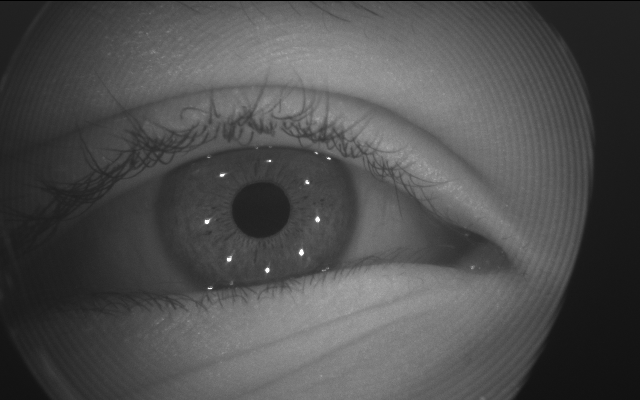
#> input picture autoROI_imgs/cropped/S_71/0.png, 640 x 400 px, found by its file name
$ jupyter execute initial_analysis.ipynb
#> lines starting #> are read from the running program, lines starting #| are printed output that depends on the picture
[cell 1]
import numpy as np
import matplotlib.pyplot as plt
from PIL import Image
from scipy import *
import skimage
import os

# Define image and label path
image_path_S0_0 = 'C:/Users/brian/Documents/SPRING 2025/BMED 6780/Project/archive/openEDS/openEDS/S_0/0.png'
label_path_S0 = 'C:/Users/brian/Documents/SPRING 2025/BMED 6780/Project/archive/bbox/bbox/S_0.txt'
event_path_1 = 'archive/openeds-dataset/openEDS_events/openEDS_events/S_0/event_frames/1.npy'

# --- Image Loading ---
try:
    image = Image.open(image_path_S0_0)
#> image is the input picture: PIL image 640x400 L; min 0, max 255, mean 79.2
    image_np = np.array(image)
    height, width = image_np.shape
#> height = 400; width = 640
    print(f"Image loaded: {image_path_S0_0}, Shape: {image_np.shape}")
#| Image loaded: C:/Users/brian/Documents/SPRING 2025/BMED 6780/Project/archive/openEDS/openEDS/S_0/0.png, Shape: (400, 640)
except Exception as e:
    print(f"Error loading image: {e}")

# --- Label Loading ---
lines = [] # Initialize empty list
try:
    # Use the correct variable name defined earlier
    with open(label_path_S0, 'r') as f:
        lines = f.readlines()
    print(f"Label file loaded: {label_path_S0}, Number of lines: {len(lines)}")
except Exception as e:
    print(f"Error loading label file: {e}")

[cell 2]
# --- Combined Plot: Image with ROI and Histograms ---
fig, axs = plt.subplots(2, 2, figsize=(12, 10))

# Plot the image with the ROI
axs[0, 0].imshow(image_np, cmap='gray')
axs[0, 0].set_title(f"Image {os.path.basename(image_path_S0_0)} with First BBox")
axs[0, 0].axis('off')

if lines:
    first_line = lines[0]
    try:
        parts = first_line.strip().split()
        if len(parts) == 4:
            x_min, x_max, y_min, y_max = map(float, parts)
            w = x_max - x_min
            h = y_max - y_min
            w = min(width - x_min, w)
            h = min(height - y_min, h)

            # Draw the bounding box
            rect = plt.Rectangle((x_min, y_min), w, h, edgecolor='red', facecolor='none', linewidth=2)
            axs[0, 0].add_patch(rect)
        else:
            print("Warning: First line in label file does not have enough data.")
    except (ValueError, IndexError) as e:
        print(f"Warning: Could not parse bounding box from first line. Error: {e}")
else:
    print("Warning: Label file is empty or could not be read. No bounding box drawn.")

# Plot the histogram of the entire image and ROI region for comparison
axs[0, 1].hist(image_np.ravel(), bins=256, range=(0, 255), color='blue', alpha=0.5, label='Entire Image')
if lines:
    try:
        first_line = lines[0]
        parts = first_line.strip().split()
        if len(parts) == 4:
            x_min, x_max, y_min, y_max = map(float, parts)
            w = x_max - x_min
            h = y_max - y_min
            w = min(width - x_min, w)
            h = min(height - y_min, h)
            roi = image_np[int(y_min):int(y_min+h), int(x_min):int(x_min+w)]

            axs[0, 1].hist(roi.ravel(), bins=256, range=(0, 255), color='green', alpha=0.5, label='ROI Region')

            # Perform histogram equalization on the ROI
            roi_flat = roi.ravel()
            hist, bins = np.histogram(roi_flat, bins=256, range=(0, 255))
            cdf = hist.cumsum()
            cdf_normalized = cdf * 255 / cdf[-1]
            roi_equalized = np.interp(roi_flat, bins[:-1], cdf_normalized).reshape(roi.shape)

            # Plot the histogram of the equalized ROI
            axs[0, 1].hist(roi_equalized.ravel(), bins=256, range=(0, 255), color='red', alpha=0.5, label='Equalized ROI')

            # Add a subplot to display the histogram-equalized ROI
            axs[1, 0].imshow(roi_equalized, cmap='gray')
            axs[1, 0].set_title("Histogram Equalized ROI")
            axs[1, 0].axis('off')
        else:
            print("Cannot plot ROI histogram: insufficient data in the first line of the label file.")
    except Exception as e:
        print(f"Error plotting ROI histogram: {e}")
else:
    print("Cannot plot ROI histogram: label file is empty or not loaded.")


    # Perform histogram equalization on the entire image
image_flat = image_np.ravel()
hist, bins = np.histogram(image_flat, bins=256, range=(0, 255))
#> hist = 256 values, max 4150 at index 33, min 0 at index 1, mean 1000; bins = 257 values from 0 to 255
cdf = hist.cumsum()
#> cdf = 256 values from 640 to 256000
cdf_normalized = cdf * 255 / cdf[-1]
#> cdf_normalized = 256 values from 0.637 to 255
image_equalized = np.interp(image_flat, bins[:-1], cdf_normalized).reshape(image_np.shape)
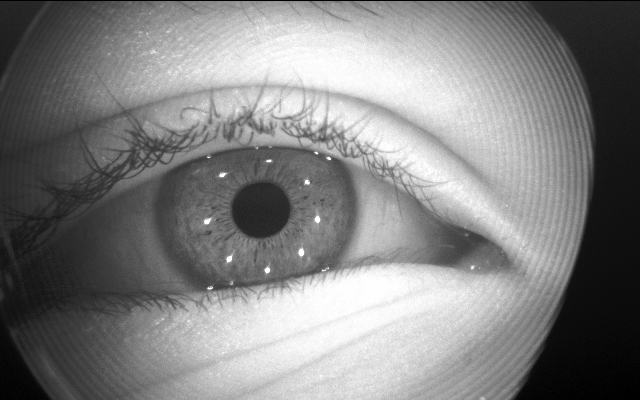
#> image_equalized: shape (400, 640) float64; min 0.637, max 255, mean 129.1

# Add a subplot to display the histogram-equalized original image
axs[1, 1].imshow(image_equalized, cmap='gray')
axs[1, 1].set_title("Histogram Equalized Original Image")
axs[1, 1].axis('off')

axs[0, 1].set_title("Histogram Comparison: Entire Image vs ROI vs Equalized ROI")
axs[0, 1].set_xlabel("Pixel Intensity")
axs[0, 1].set_ylabel("Frequency")
axs[0, 1].legend()

plt.tight_layout()
plt.show()
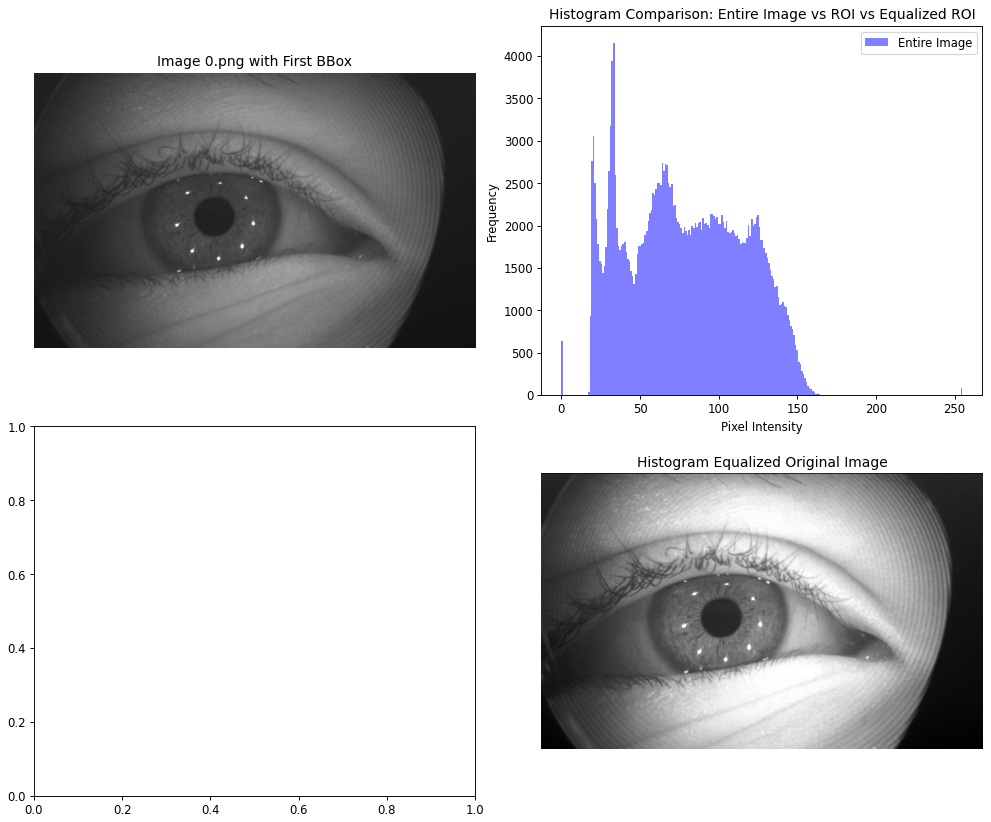
#> figure drawn by matplotlib, 3 panels; panel 2: tallest bar 4150 high, from x = 32.87 to 33.87

[cell 3]
import numpy as np
import matplotlib.pyplot as plt

# Suppose 'image_np' is your original 2D image array

# 1) Compute 2D Fourier Transform and shift zero-frequency to the center
k_space = np.fft.fftshift(np.fft.fft2(image_np))

# 2) Create a mask to remove frequencies in an elliptical band
rows, cols = image_np.shape
#> rows = 400; cols = 640
crow, ccol = rows // 2, cols // 2  # center of the frequency domain
#> crow = 200; ccol = 320


# Define the semi-axes for the inner ellipse and the thickness
a_in = 95*0.9  # inner semi-major and semi-minor axes
b_in = 75*0.9
thickness = 320  # thickness of the elliptical band

# Calculate the outer semi-axes based on the thickness
a_out, b_out = a_in + thickness, b_in + thickness

# Define the rotation angle in radians
theta = np.radians(-15)  # Rotate by 30 degrees

# Build a 2D grid for the mask
y, x = np.ogrid[:rows, :cols]
#> y = 400 values from 0 to 399
x_rot = (x - ccol) * np.cos(theta) + (y - crow) * np.sin(theta)
y_rot = -(x - ccol) * np.sin(theta) + (y - crow) * np.cos(theta)

ellipse_inner = (x_rot / a_in) ** 2 + (y_rot / b_in) ** 2
ellipse_outer = (x_rot / a_out) ** 2 + (y_rot / b_out) ** 2

# Initialize a mask of all ones
mask = np.ones_like(image_np, dtype=np.float32)

# Set the mask to zero in the elliptical band region
mask[(ellipse_inner >= 1) & (ellipse_outer <= 1)] = 0

# Add a vertical line to the mask, offset upwards by 50
vertical_line_x = ccol  # x-coordinate of the vertical line
#> vertical_line_x = 320
mask[:crow - 80, vertical_line_x - 1:vertical_line_x + 1] = 0

# Add another vertical line mirrored across the x-axis
mask[crow + 80:, vertical_line_x - 1:vertical_line_x + 1] = 0

# Add a rotated rectangle to the mask
rect_center_x, rect_center_y = 420, 110  # Center of the rectangle
rect_width, rect_height = 200, 5  # Width and height of the rectangle
rect_angle = np.radians(-42)  # Rotation angle in radians

# Create a grid for the rotated rectangle
x_rot_rect = (x - rect_center_x) * np.cos(rect_angle) + (y - rect_center_y) * np.sin(rect_angle)
y_rot_rect = -(x - rect_center_x) * np.sin(rect_angle) + (y - rect_center_y) * np.cos(rect_angle)

# Define the rectangle boundaries
rect_mask = (np.abs(x_rot_rect) <= rect_width / 2) & (np.abs(y_rot_rect) <= rect_height / 2)

# Apply the rectangle mask
mask[rect_mask] = 0

# Add a rotated rectangle to the mask
rect_center_x, rect_center_y = 170, 325  # Center of the rectangle
rect_width, rect_height = 350, 5  # Width and height of the rectangle
rect_angle = np.radians(-40)  # Rotation angle in radians

# Create a grid for the rotated rectangle
x_rot_rect = (x - rect_center_x) * np.cos(rect_angle) + (y - rect_center_y) * np.sin(rect_angle)
y_rot_rect = -(x - rect_center_x) * np.sin(rect_angle) + (y - rect_center_y) * np.cos(rect_angle)

# Define the rectangle boundaries
rect_mask = (np.abs(x_rot_rect) <= rect_width / 2) & (np.abs(y_rot_rect) <= rect_height / 2)

# Apply the rectangle mask
mask[rect_mask] = 0


# Add a rotated rectangle to the mask
rect_center_x, rect_center_y = 275, 65  # Center of the rectangle
rect_width, rect_height = 220, 5  # Width and height of the rectangle
rect_angle = np.radians(72)  # Rotation angle in radians

# Create a grid for the rotated rectangle
x_rot_rect = (x - rect_center_x) * np.cos(rect_angle) + (y - rect_center_y) * np.sin(rect_angle)
y_rot_rect = -(x - rect_center_x) * np.sin(rect_angle) + (y - rect_center_y) * np.cos(rect_angle)

# Define the rectangle boundaries
rect_mask = (np.abs(x_rot_rect) <= rect_width / 2) & (np.abs(y_rot_rect) <= rect_height / 2)

# Apply the rectangle mask
mask[rect_mask] = 0

# Add a rotated rectangle to the mask
rect_center_x, rect_center_y = 365, 335  # Center of the rectangle
rect_width, rect_height = 220, 5  # Width and height of the rectangle
rect_angle = np.radians(72)  # Rotation angle in radians

# Create a grid for the rotated rectangle
x_rot_rect = (x - rect_center_x) * np.cos(rect_angle) + (y - rect_center_y) * np.sin(rect_angle)
y_rot_rect = -(x - rect_center_x) * np.sin(rect_angle) + (y - rect_center_y) * np.cos(rect_angle)

# Define the rectangle boundaries
rect_mask = (np.abs(x_rot_rect) <= rect_width / 2) & (np.abs(y_rot_rect) <= rect_height / 2)

# Apply the rectangle mask
mask[rect_mask] = 0

# 3) Apply the mask in k-space
k_space_filtered = k_space * mask

# 4) Inverse FFT to get the filtered image
filtered_image = np.fft.ifft2(np.fft.ifftshift(k_space_filtered))
filtered_image = np.abs(filtered_image)  # Take magnitude if the result is complex

# 5) Display the results
fig, ax = plt.subplots(1, 4, figsize=(15, 4))

ax[0].imshow(np.log1p(np.abs(k_space)), cmap='gray')
ax[0].set_title('Original K-Space (log scale)')
ax[0].axis('off')

# Masked K-Space
ax[1].imshow(np.log1p(np.abs(k_space_filtered)), cmap='gray')
ax[1].set_title('Masked K-Space (log scale)')
ax[1].axis('off')

# Filtered Image
ax[2].imshow(filtered_image, cmap='gray')
ax[2].set_title('Filtered Image')
ax[2].axis('off')

# Original Image
ax[3].imshow(image_np, cmap='gray')
ax[3].set_title("Original Image")
ax[3].axis('off')

plt.tight_layout()
plt.show()
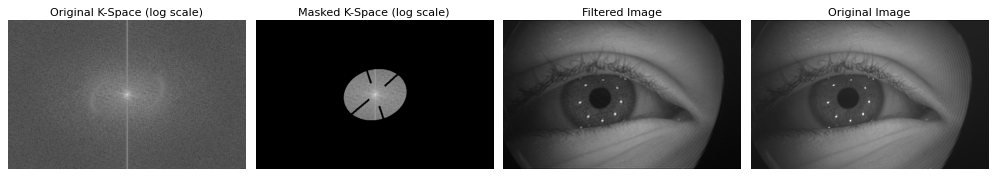
#> figure drawn by matplotlib, 4 panels

$ run again, with autoROI_imgs/cropped/S_71/60.png copied over autoROI_imgs/cropped/S_71/0.png
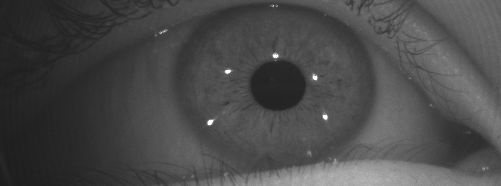
#> input picture autoROI_imgs/cropped/S_71/60.png, 501 x 186 px, found by its file name
#> image is the input picture: PIL image 501x186 L; min 29, max 255, mean 73.9
#| Image loaded: C:/Users/brian/Documents/SPRING 2025/BMED 6780/Project/archive/openEDS/openEDS/S_0/0.png, Shape: (186, 501)
#> hist = 256 values, max 1981 at index 76, min 0 at index 0, mean 364; bins = 257 values from 0 to 255
#> cdf = 256 values from 0 to 93186
#> cdf_normalized = 256 values from 0 to 255
#> `filtered_image = np.abs(filtered_image)`:
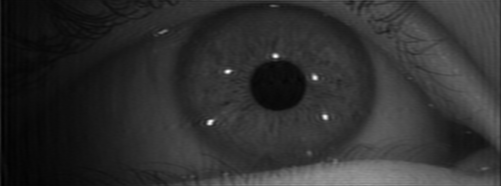
#> filtered_image: shape (186, 501) float64; min 24.47, max 287.7, mean 73.9; drawn with min black and max white
#> `plt.show()`:
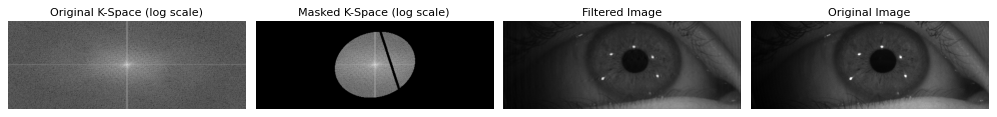
#> figure drawn by matplotlib, 4 panels

$ run again, with autoROI_imgs/cropped/S_71/75.png copied over autoROI_imgs/cropped/S_71/0.png
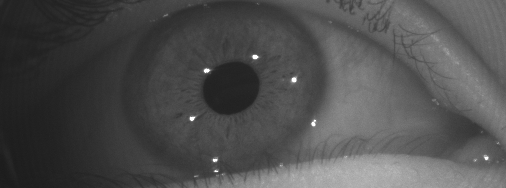
#> input picture autoROI_imgs/cropped/S_71/75.png, 506 x 188 px, found by its file name
#> image is the input picture: PIL image 506x188 L; min 27, max 255, mean 78.2
#| Image loaded: C:/Users/brian/Documents/SPRING 2025/BMED 6780/Project/archive/openEDS/openEDS/S_0/0.png, Shape: (188, 506)
#> hist = 256 values, max 2216 at index 36, min 0 at index 0, mean 371.6; bins = 257 values from 0 to 255
#> cdf = 256 values from 0 to 95128
#> cdf_normalized = 256 values from 0 to 255
#> `filtered_image = np.abs(filtered_image)`:
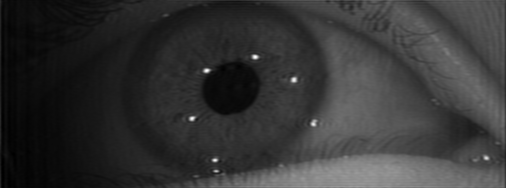
#> filtered_image: shape (188, 506) float64; min 23.65, max 286.5, mean 78.3; drawn with min black and max white
#> `plt.show()`:
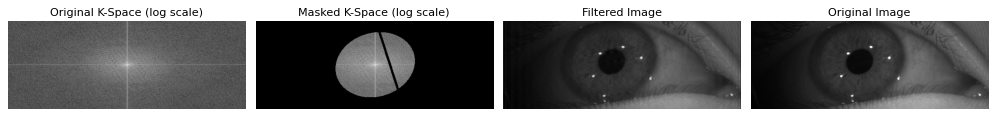
#> figure drawn by matplotlib, 4 panels

$ run again, with autoROI_imgs/cropped/S_71/79.png copied over autoROI_imgs/cropped/S_71/0.png
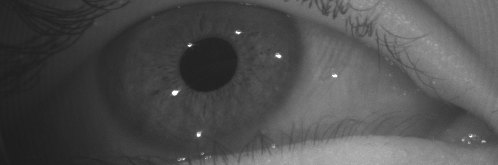
#> input picture autoROI_imgs/cropped/S_71/79.png, 498 x 165 px, found by its file name
#> image is the input picture: PIL image 498x165 L; min 28, max 255, mean 79.4
#| Image loaded: C:/Users/brian/Documents/SPRING 2025/BMED 6780/Project/archive/openEDS/openEDS/S_0/0.png, Shape: (165, 498)
#> hist = 256 values, max 1654 at index 35, min 0 at index 0, mean 321; bins = 257 values from 0 to 255
#> cdf = 256 values from 0 to 82170
#> cdf_normalized = 256 values from 0 to 255
#> `filtered_image = np.abs(filtered_image)`:
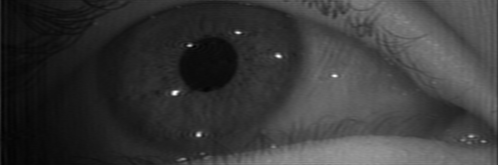
#> filtered_image: shape (165, 498) float64; min 21.31, max 279.3, mean 79.4; drawn with min black and max white
#> `plt.show()`:
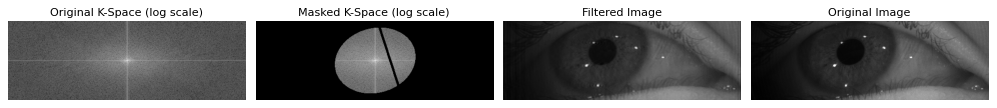
#> figure drawn by matplotlib, 4 panels
